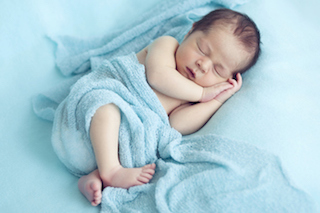
%> input picture Digital_Image_Processing/baby.jpg, 320 x 213 px
$ octave DIP.m   (GNU Octave 9; MATLAB toolbox functions it lacks are replaced by stand-ins)
%> lines starting %> are read from the running program, lines starting %| are printed output that depends on the picture
path1 = 'E:\16cse025\Matlab code\Digital Image Processing\baby.jpg'
path2 = 'E:\16cse025\Matlab code\Digital Image Processing\flower.jpg'
a = imread(path1);
%> a is the input picture: size 213x320x3 uint8; mean R, G, B 173.7, 202.2, 211.3
b = imread(path2);
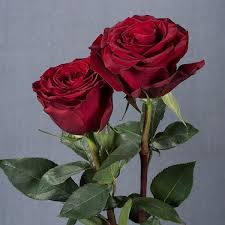
%> input picture Digital_Image_Processing/flower.jpg, 225 x 225 px
%> b is the input picture: size 225x225x3 uint8; mean R, G, B 103.3, 90.3, 95.8
% [6 lines of commented-out code are left out]

c=imresize(a,[200 200]);
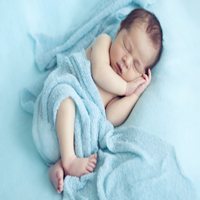
%> c: size 200x200x3 uint8; mean R, G, B 173.7, 202.2, 211.3
imshow(c);

hold on
d = imresize(b,[200,200]);
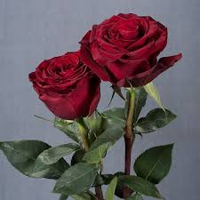
%> d: size 200x200x3 uint8; mean R, G, B 103.3, 90.3, 95.8
imshow(d);

e  = imadd(c,d);
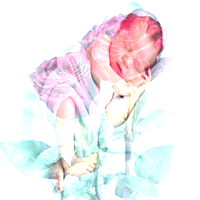
%> e: size 200x200x3 uint8; mean R, G, B 241.9, 238.4, 241.1
subplot(2,2,1),imshow(c),title('baby')
subplot(2,2,2),imshow(d),title('flower')
figure,imshow(e),title('baby and flower')
